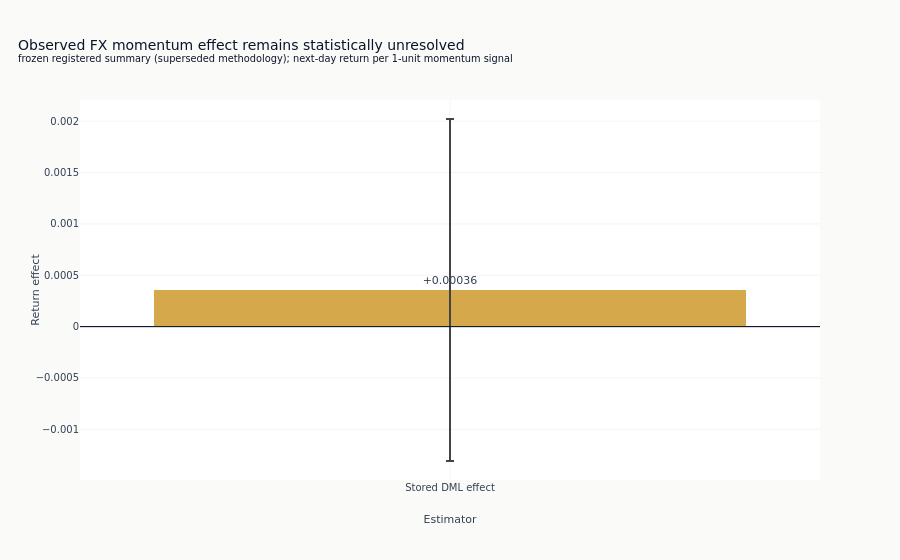

The code cell stored with this chart in its notebook:
### Markdown cell above
## Effect estimate and uncertainty

A corrected run compares the unadjusted association and DML estimate on the exact same cross-fit
evaluation rows. The historical frozen row omits that comparison because its stored unadjusted
coefficient used a different sample. The interval is panel HAC for the corrected estimator and
the stored historical HAC interval for the frozen row.

### Code cell
if results["naive_effect"] is None:
    estimator_labels = ["Stored DML effect"]
    effects = [dml["theta"]]
    errors = [1.96 * dml["se_hac"]]
    colors = [COLORS["amber"]]
else:
    estimator_labels = ["Unadjusted association", "DML effect"]
    effects = [results["naive_effect"], dml["theta"]]
    errors = [0.0, 1.96 * dml["se_hac"]]
    colors = [COLORS["neutral"], COLORS["amber"]]
fig = go.Figure(
    go.Bar(
        x=estimator_labels,
        y=effects,
        error_y={"type": "data", "array": errors, "visible": True},
        marker_color=colors,
        text=[f"{value:+.5f}" for value in effects],
        textposition="outside",
    )
)
fig.add_hline(y=0, line_color=COLORS["blue"], line_width=1)
fig.update_layout(
    title={
        "text": "Observed FX momentum effect remains statistically unresolved"
        f"<br><sup>{RESULT_MODE}; next-day return per 1-unit momentum signal</sup>",
        "x": 0.02,
        "xanchor": "left",
    },
    xaxis_title="Estimator",
    yaxis_title="Return effect",
    showlegend=False,
)
fig.show()

### Figure 1 — Plotly figure (JSON) as saved in the notebook; plotly's stock layout.template omitted (floating-point values rounded to 4 significant figures)
{"data": [{"error_y": {"array": [0.001665], "type": "data", "visible": true}, "marker": {"color": ["#D4A84B"]}, "text": ["+0.00036"], "textposition": "outside", "type": "bar", "x": ["Stored DML effect"], "y": [0.0003563]}], "layout": {"shapes": [{"line": {"color": "#0a1628", "width": 1}, "type": "line", "x0": 0, "x1": 1, "xref": "x domain", "y0": 0, "y1": 0, "yref": "y"}], "showlegend": false, "title": {"text": "Observed FX momentum effect remains statistically unresolved<br><sup>frozen registered summary (superseded methodology); next-day return per 1-unit momentum signal</sup>", "x": 0.02, "xanchor": "left"}, "xaxis": {"title": {"text": "Estimator"}}, "yaxis": {"title": {"text": "Return effect"}}}}
